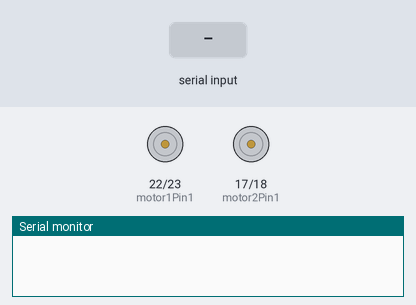
Simulated run of this sketch. Board: ESP32. Parts: motor-driver pin pairs drawn as motors (green arrow = first pin HIGH = forward, orange = second pin HIGH = backward, longer = more drive, scaled by the enable pin), the last lines printed to the serial monitor. The test bench sets the inputs (shaded band).

Above: at 1.2 s.
1.3 s: "1" received over Serial
At 1.6 s:
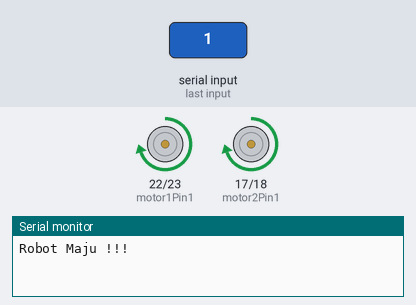
2.8 s: "2" received over Serial
At 3.9 s:
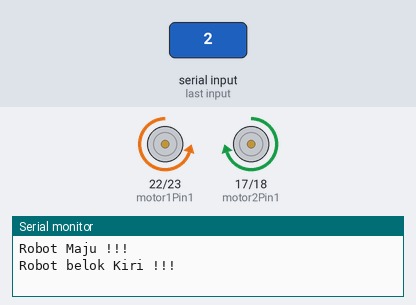
4.3 s: "3" received over Serial
At 5.1 s:
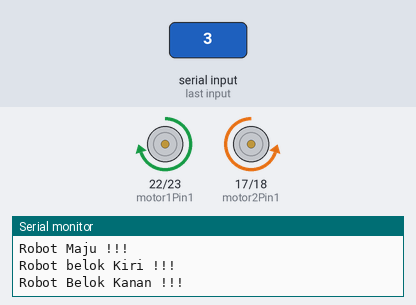
5.8 s: "4" received over Serial
At 6.2 s:
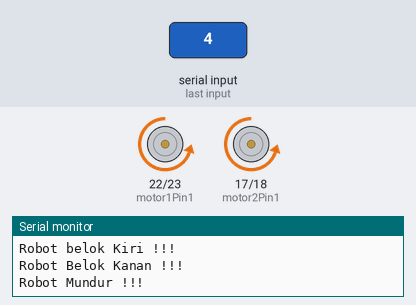
7.3 s: "5" received over Serial
At 8.7 s:
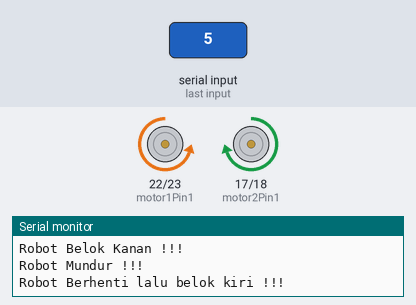
Timing chart, 0 to 10.0 s (numbered marks = the images above; inputs shaded):
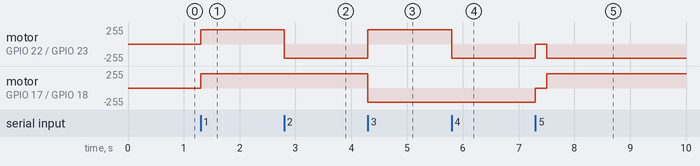

The sketch:

Robot.ino
```cpp
//**************************************
// ROBOT BELA NEGARA BNU GEN 2
//**************************************

char myData = 0;

// Motor Kiri
int motor1Pin1 = 22;
int motor1Pin2 = 23;
int enable1Pin = 21;

// Motor Kanan
int motor2Pin1 = 17;
int motor2Pin2 = 18;
int enable2Pin = 16;

// Setting PWM properties
const int freq = 30000;
const int pwmChannel = 0;
const int pwmChanne2 = 0;
const int resolution = 8;
const int dutyCycle = 215;

void setup() {
  Serial.begin(115200);
  // sets the pins as outputs:
  pinMode(motor1Pin1, OUTPUT);
  pinMode(motor1Pin2, OUTPUT);
  pinMode(enable1Pin, OUTPUT);
  pinMode(motor2Pin1, OUTPUT);
  pinMode(motor2Pin2, OUTPUT);
  pinMode(enable2Pin, OUTPUT);

  // Konfigurasikan fungsi PWM
  ledcSetup(pwmChannel, freq, resolution);
  ledcSetup(pwmChanne2, freq, resolution);

  // menentukan saluran ke GPIO untuk dikontrol
  ledcAttachPin(enable1Pin, pwmChannel);
  ledcAttachPin(enable2Pin, pwmChannel);
}

void loop()
{
myData = int(Serial.read());

if (myData == '1'){
  Serial.println("Robot Maju !!!");
  // Maju
  digitalWrite(motor1Pin1, HIGH);
  digitalWrite(motor1Pin2, LOW);
  digitalWrite(motor2Pin1, HIGH);
  digitalWrite(motor2Pin2, LOW);
  ledcWrite(pwmChannel, dutyCycle);
}

else if (myData == '2'){
  Serial.println("Robot belok Kiri !!!");
  digitalWrite(motor1Pin1, LOW);
  digitalWrite(motor1Pin2, HIGH);
  digitalWrite(motor2Pin1, HIGH);
  digitalWrite(motor2Pin2, LOW);
  ledcWrite(pwmChannel, dutyCycle);
  delay(200);
}

else if (myData == '3'){
  Serial.println("Robot Belok Kanan !!!");
  digitalWrite(motor1Pin1, HIGH);
  digitalWrite(motor1Pin2, LOW);
  digitalWrite(motor2Pin1, LOW);
  digitalWrite(motor2Pin2, HIGH);
  ledcWrite(pwmChannel, dutyCycle);
  delay(200);
}

else if (myData == '4'){
  Serial.println("Robot Mundur !!!");
  digitalWrite(motor1Pin1, LOW);
  digitalWrite(motor1Pin2, HIGH);
  digitalWrite(motor2Pin1, LOW);
  digitalWrite(motor2Pin2, HIGH);
  ledcWrite(pwmChannel, dutyCycle);
}

else if (myData == '5'){
  Serial.println("Robot Berhenti lalu belok kiri !!!");
  // Berhenti
  digitalWrite(motor1Pin1, LOW);
  digitalWrite(motor1Pin2, LOW);
  digitalWrite(motor2Pin1, LOW);
  digitalWrite(motor2Pin2, LOW);
  ledcWrite(pwmChannel, dutyCycle);
  delay(200);

  // Belok kiri
  digitalWrite(motor1Pin1, LOW);
  digitalWrite(motor1Pin2, HIGH);
  digitalWrite(motor2Pin1, HIGH);
  digitalWrite(motor2Pin2, LOW);
  ledcWrite(pwmChannel, dutyCycle);
  delay(200);
}

else if (myData == '0'){
  Serial.println("Robot Berhenti !!!");
  // Berhenti
  digitalWrite(motor1Pin1, LOW);
  digitalWrite(motor1Pin2, LOW);
  digitalWrite(motor2Pin1, LOW);
  digitalWrite(motor2Pin2, LOW);
  ledcWrite(pwmChannel, dutyCycle);
}
}
```

Measured:
- after the input at 1.3 s, motor on GPIO 22 (motor1Pin1) / GPIO 23 (motor1Pin2), motor on GPIO 17 (motor2Pin1) / GPIO 18 (motor2Pin2): stopped → forward 214/255 at once
- after the input at 2.8 s, motor on GPIO 22 (motor1Pin1) / GPIO 23 (motor1Pin2): forward 214/255 → backward 214/255 at once
- after the input at 4.3 s, motor on GPIO 22 (motor1Pin1) / GPIO 23 (motor1Pin2): backward 214/255 → forward 214/255 at once; motor on GPIO 17 (motor2Pin1) / GPIO 18 (motor2Pin2): forward 214/255 → backward 214/255 at once
- after the input at 5.8 s, motor on GPIO 22 (motor1Pin1) / GPIO 23 (motor1Pin2): forward 214/255 → backward 214/255 at once
- after the input at 7.3 s, motor on GPIO 22 (motor1Pin1) / GPIO 23 (motor1Pin2): backward 214/255 → stopped at once, → backward 214/255 0.20 s later; motor on GPIO 17 (motor2Pin1) / GPIO 18 (motor2Pin2): backward 214/255 → stopped at once, → forward 214/255 0.20 s later
